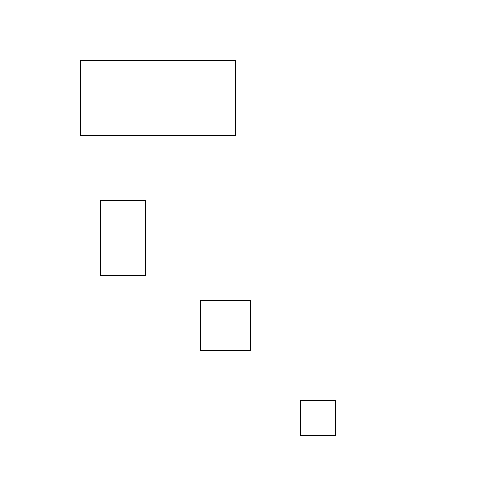
Frame 1 (no input)
Frame 60 (the mouse pressed at the canvas centre just before this capture): identical to frame 1, image omitted
Frame 120 (the mouse held since frame 60 and released just before this capture): identical to frame 1, image omitted

The Processing sketch that drew this single still picture (run headless with seeded random() and noise(); from frame 60 on, the mouse is pressed at the canvas centre):

// Processing sketch: processing_105173
// ── processing_105173.pde

int i = 0; //this is a variable that we'll use as a counter
 
 
void setup(){
  size(500,500);
 
} 
 
void draw(){ //loops once a frame
  background(255);

 i = i + 1; //here the counter increases by one each frame
  
 if (i>50 && mouseY >= height/2){ //when the counter gets over 50 then this is positive
   fill(random(255),random(255),random(255)); 
 }
  
  
 
  
 if (i>100){ //when the counter gets over 100 then this is positive
   fill(255);  //every 2D primitive will be WHITE if drawn now
   i=0;  //resets the counter to start the flashing loop over
 }
  rect(200,300,50,50);  //draw the square once a frame
  rect(300,400,35,35);
  rect(100,200,45,75);
  rect(80,60,155,75);
}
